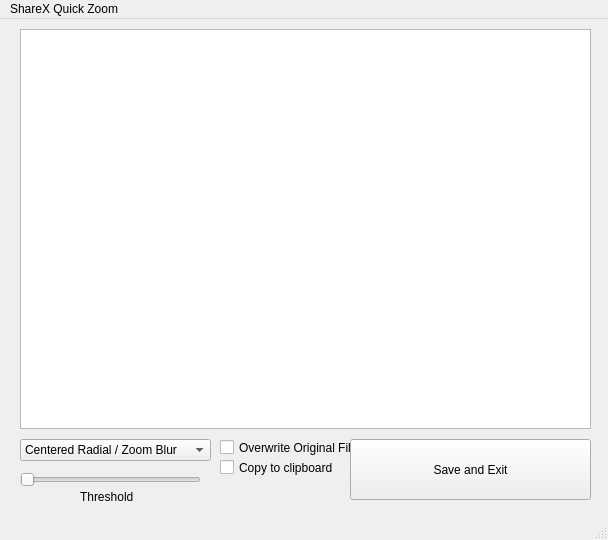
<?xml version="1.0" encoding="UTF-8"?>
<ui version="4.0">
 <class>MainWindow</class>
 <widget class="QMainWindow" name="MainWindow">
  <property name="geometry">
   <rect>
    <x>0</x>
    <y>0</y>
    <width>608</width>
    <height>540</height>
   </rect>
  </property>
  <property name="windowTitle">
   <string>ShareX Quick Zoom</string>
  </property>
  <property name="windowIcon">
   <iconset resource="resourcefile.qrc">
    <normaloff>:/logo/images/sharex.png</normaloff>:/logo/images/sharex.png</iconset>
  </property>
  <property name="autoFillBackground">
   <bool>false</bool>
  </property>
  <widget class="QWidget" name="centralwidget">
   <widget class="QGraphicsView" name="graphicsView">
    <property name="geometry">
     <rect>
      <x>20</x>
      <y>10</y>
      <width>571</width>
      <height>400</height>
     </rect>
    </property>
    <property name="sizePolicy">
     <sizepolicy hsizetype="Fixed" vsizetype="Fixed">
      <horstretch>0</horstretch>
      <verstretch>0</verstretch>
     </sizepolicy>
    </property>
    <property name="cursor" stdset="0">
     <cursorShape>CrossCursor</cursorShape>
    </property>
    <property name="mouseTracking">
     <bool>true</bool>
    </property>
    <property name="toolTip">
     <string>&lt;html&gt;&lt;head/&gt;&lt;body&gt;&lt;p&gt;Click somewhere to center the zoom or radial blur&lt;/p&gt;&lt;/body&gt;&lt;/html&gt;</string>
    </property>
   </widget>
   <widget class="QCheckBox" name="checkBox">
    <property name="geometry">
     <rect>
      <x>220</x>
      <y>420</y>
      <width>141</width>
      <height>17</height>
     </rect>
    </property>
    <property name="text">
     <string>Overwrite Original File</string>
    </property>
   </widget>
   <widget class="QCheckBox" name="checkBox_2">
    <property name="geometry">
     <rect>
      <x>220</x>
      <y>440</y>
      <width>131</width>
      <height>17</height>
     </rect>
    </property>
    <property name="text">
     <string>Copy to clipboard</string>
    </property>
   </widget>
   <widget class="QPushButton" name="submitButton">
    <property name="geometry">
     <rect>
      <x>350</x>
      <y>420</y>
      <width>241</width>
      <height>61</height>
     </rect>
    </property>
    <property name="text">
     <string>Save and Exit</string>
    </property>
   </widget>
   <widget class="QComboBox" name="spinTypeComboxBox">
    <property name="geometry">
     <rect>
      <x>20</x>
      <y>420</y>
      <width>191</width>
      <height>22</height>
     </rect>
    </property>
    <item>
     <property name="text">
      <string>Centered Radial / Zoom Blur</string>
     </property>
    </item>
    <item>
     <property name="text">
      <string>Radial Spin Blur</string>
     </property>
    </item>
   </widget>
   <widget class="QSlider" name="horizontalSlider">
    <property name="geometry">
     <rect>
      <x>20</x>
      <y>450</y>
      <width>181</width>
      <height>22</height>
     </rect>
    </property>
    <property name="orientation">
     <enum>Qt::Horizontal</enum>
    </property>
   </widget>
   <widget class="QLabel" name="label">
    <property name="geometry">
     <rect>
      <x>80</x>
      <y>470</y>
      <width>71</width>
      <height>16</height>
     </rect>
    </property>
    <property name="text">
     <string>Threshold</string>
    </property>
   </widget>
  </widget>
  <widget class="QMenuBar" name="menubar">
   <property name="geometry">
    <rect>
     <x>0</x>
     <y>0</y>
     <width>608</width>
     <height>21</height>
    </rect>
   </property>
   <widget class="QMenu" name="menuShareX_Quick_ZOom">
    <property name="title">
     <string>ShareX Quick Zoom</string>
    </property>
    <addaction name="actionAbout"/>
   </widget>
   <addaction name="menuShareX_Quick_ZOom"/>
  </widget>
  <widget class="QStatusBar" name="statusbar"/>
  <action name="actionAbout">
   <property name="text">
    <string>About</string>
   </property>
  </action>
 </widget>
 <resources>
  <include location="resourcefile.qrc"/>
 </resources>
 <connections/>
</ui>
